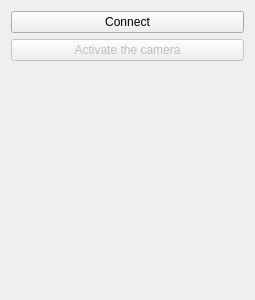
<?xml version="1.0" encoding="UTF-8"?>
<ui version="4.0">
 <class>toolWin</class>
 <widget class="QWidget" name="toolWin">
  <property name="geometry">
   <rect>
    <x>0</x>
    <y>0</y>
    <width>255</width>
    <height>300</height>
   </rect>
  </property>
  <property name="windowTitle">
   <string>Tools</string>
  </property>
  <layout class="QVBoxLayout" name="verticalLayout">
   <item>
    <widget class="QPushButton" name="connectBtn">
     <property name="text">
      <string>Connect</string>
     </property>
    </widget>
   </item>
   <item>
    <widget class="QPushButton" name="activateCamBtn">
     <property name="enabled">
      <bool>false</bool>
     </property>
     <property name="text">
      <string>Activate the camera</string>
     </property>
    </widget>
   </item>
   <item>
    <spacer name="verticalSpacer">
     <property name="orientation">
      <enum>Qt::Vertical</enum>
     </property>
     <property name="sizeHint" stdset="0">
      <size>
       <width>20</width>
       <height>40</height>
      </size>
     </property>
    </spacer>
   </item>
  </layout>
 </widget>
 <resources/>
 <connections/>
</ui>
